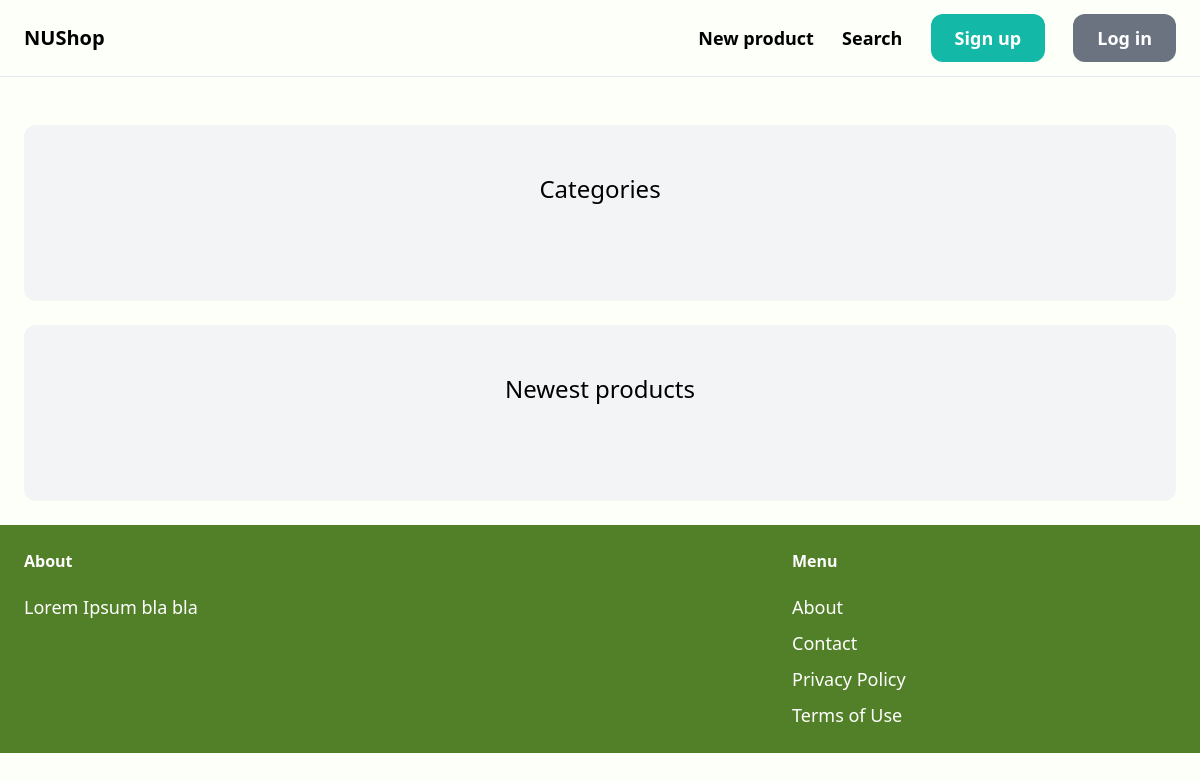
/, run on an earlier commit of the app's database.
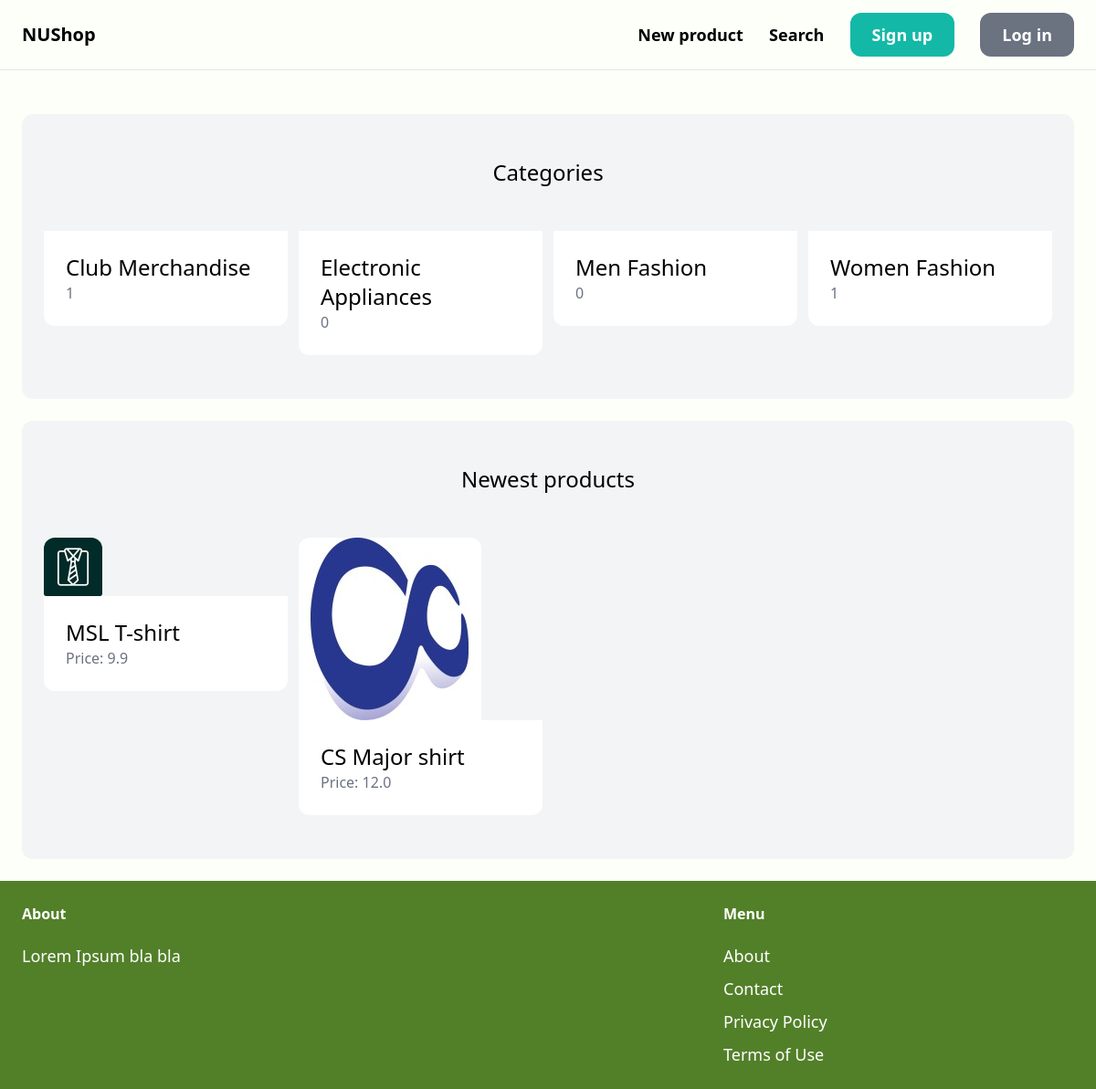
And on a later commit of the database.
### product/models.py (models this page shows, shortened)
class Category(models.Model):
    name = models.CharField(max_length=255)
    class Meta:
        ordering = ('name',)
        verbose_name_plural = 'Categories'

class Product(models.Model):
    category = models.ForeignKey(Category, related_name='products', on_delete=models.CASCADE)
    name = models.CharField(max_length=255)
    description = models.TextField(blank=True, null=True)
    price = models.FloatField()
    image = models.ImageField(upload_to='product_images', blank=True, null=True)
    is_sold = models.BooleanField(default=False)
    created_by = models.ForeignKey(User, related_name='products', on_delete=models.CASCADE)
    created_at = models.DateTimeField(auto_now_add=True)

### core/views.py (the view)
# urls.py: path('', views.index, name='index'),
def index(request):
    products = Product.objects.filter(is_sold=False)[0:6]
    categories = Category.objects.all()
    return render(request, 'core/index.html', {
        'categories': categories,
        'products': products,
    })

### core/templates/core/index.html (shortened to what this page needs)
{% extends 'core/base.html' %}
{% block content %}
    <div class="mt-6 px-6 py-12 bg-gray-100 rounded-xl">
        <h2 class="mb-12 text-2xl text-center">Categories</h2>
        <div class="grid grid-cols-4 gap-3">
            {% for category in categories %}
                <div>
                    <a href="#">
                        <div class="p-6 bg-white rounded-b-xl">
                            <h2 class="text-2xl">{{ category.name }}</h2>
                            <p class="text-gray-500">{{ category.products.count }}</p>
                        </div>
                    </a>
                </div>
            {% endfor %}
        </div>
    </div>
    <div class="mt-6 px-6 py-12 bg-gray-100 rounded-xl">
        <h2 class="mb-12 text-2xl text-center">Newest products</h2>
        <div class="grid grid-cols-4 gap-3">
            {% for product in products %}
                <div>
                    <a href="{% url 'product:detail' product.id %}">
                        <div>
                            <img src="{{ product.image.url}}" class="rounded-t-xl">
                        </div>
                        <div class="p-6 bg-white rounded-b-xl">
                            <h2 class="text-2xl">{{ product.name }}</h2>
                            <p class="text-gray-500">Price: {{ product.price }}</p>
                        </div>
                    </a>
                </div>
            {% endfor %}
        </div>
    </div>
{% endblock %}

What changed in the data, as far as the page shows it:
added Category: name "Club Merchandise", products.count "1"
added Category: name "Electronic Appliances", products.count "0"
added Category: name "Men Fashion", products.count "0"
added Category: name "Women Fashion", products.count "1"
added Product: image (picture), name "MSL T-shirt", price "9.9"
added Product: image (picture), name "CS Major shirt", price "12.0"
